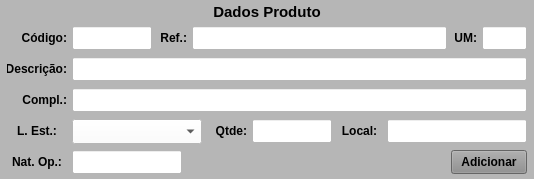
        <widget class="QWidget" name="widget_Cor2" native="true">
         <property name="minimumSize">
          <size>
           <width>0</width>
           <height>0</height>
          </size>
         </property>
         <property name="maximumSize">
          <size>
           <width>16777215</width>
           <height>16777215</height>
          </size>
         </property>
         <property name="styleSheet">
          <string notr="true">background-color: rgb(182, 182, 182);</string>
         </property>
         <layout class="QVBoxLayout" name="verticalLayout_8">
          <property name="spacing">
           <number>1</number>
          </property>
          <property name="leftMargin">
           <number>2</number>
          </property>
          <property name="topMargin">
           <number>2</number>
          </property>
          <property name="rightMargin">
           <number>2</number>
          </property>
          <property name="bottomMargin">
           <number>2</number>
          </property>
          <item>
           <widget class="QLabel" name="label_61">
            <property name="minimumSize">
             <size>
              <width>0</width>
              <height>20</height>
             </size>
            </property>
            <property name="maximumSize">
             <size>
              <width>16777215</width>
              <height>20</height>
             </size>
            </property>
            <property name="font">
             <font>
              <pointsize>11</pointsize>
              <weight>75</weight>
              <bold>true</bold>
             </font>
            </property>
            <property name="text">
             <string>Dados Produto</string>
            </property>
            <property name="alignment">
             <set>Qt::AlignCenter</set>
            </property>
           </widget>
          </item>
          <item>
           <widget class="QWidget" name="widget_39" native="true">
            <property name="minimumSize">
             <size>
              <width>0</width>
              <height>30</height>
             </size>
            </property>
            <property name="maximumSize">
             <size>
              <width>16777215</width>
              <height>30</height>
             </size>
            </property>
            <property name="styleSheet">
             <string notr="true"/>
            </property>
            <layout class="QHBoxLayout" name="horizontalLayout_7">
             <property name="spacing">
              <number>5</number>
             </property>
             <property name="leftMargin">
              <number>5</number>
             </property>
             <property name="topMargin">
              <number>3</number>
             </property>
             <property name="rightMargin">
              <number>5</number>
             </property>
             <property name="bottomMargin">
              <number>3</number>
             </property>
             <item>
              <widget class="QLabel" name="label_62">
               <property name="minimumSize">
                <size>
                 <width>60</width>
                 <height>0</height>
                </size>
               </property>
               <property name="maximumSize">
                <size>
                 <width>60</width>
                 <height>16777215</height>
                </size>
               </property>
               <property name="font">
                <font>
                 <pointsize>9</pointsize>
                 <weight>75</weight>
                 <bold>true</bold>
                </font>
               </property>
               <property name="text">
                <string>Código:</string>
               </property>
               <property name="alignment">
                <set>Qt::AlignRight|Qt::AlignTrailing|Qt::AlignVCenter</set>
               </property>
              </widget>
             </item>
             <item>
              <widget class="QLineEdit" name="line_Codigo">
               <property name="sizePolicy">
                <sizepolicy hsizetype="Preferred" vsizetype="Preferred">
                 <horstretch>0</horstretch>
                 <verstretch>0</verstretch>
                </sizepolicy>
               </property>
               <property name="minimumSize">
                <size>
                 <width>60</width>
                 <height>0</height>
                </size>
               </property>
               <property name="maximumSize">
                <size>
                 <width>80</width>
                 <height>16777215</height>
                </size>
               </property>
               <property name="font">
                <font>
                 <pointsize>9</pointsize>
                </font>
               </property>
               <property name="styleSheet">
                <string notr="true">background-color: rgb(255, 255, 255);</string>
               </property>
               <property name="alignment">
                <set>Qt::AlignCenter</set>
               </property>
              </widget>
             </item>
             <item>
              <widget class="QLabel" name="label_63">
               <property name="minimumSize">
                <size>
                 <width>30</width>
                 <height>0</height>
                </size>
               </property>
               <property name="maximumSize">
                <size>
                 <width>30</width>
                 <height>16777215</height>
                </size>
               </property>
               <property name="font">
                <font>
                 <pointsize>9</pointsize>
                 <weight>75</weight>
                 <bold>true</bold>
                </font>
               </property>
               <property name="text">
                <string>Ref.:</string>
               </property>
               <property name="alignment">
                <set>Qt::AlignRight|Qt::AlignTrailing|Qt::AlignVCenter</set>
               </property>
              </widget>
             </item>
             <item>
              <widget class="QLineEdit" name="line_Referencia">
               <property name="sizePolicy">
                <sizepolicy hsizetype="Preferred" vsizetype="Preferred">
                 <horstretch>0</horstretch>
                 <verstretch>0</verstretch>
                </sizepolicy>
               </property>
               <property name="minimumSize">
                <size>
                 <width>0</width>
                 <height>0</height>
                </size>
               </property>
               <property name="maximumSize">
                <size>
                 <width>16777215</width>
                 <height>16777215</height>
                </size>
               </property>
               <property name="font">
                <font>
                 <pointsize>9</pointsize>
                </font>
               </property>
               <property name="cursor">
                <cursorShape>IBeamCursor</cursorShape>
               </property>
               <property name="styleSheet">
                <string notr="true">background-color: rgb(255, 255, 255);</string>
               </property>
               <property name="inputMask">
                <string/>
               </property>
               <property name="text">
                <string/>
               </property>
               <property name="maxLength">
                <number>20</number>
               </property>
               <property name="frame">
                <bool>true</bool>
               </property>
               <property name="echoMode">
                <enum>QLineEdit::Normal</enum>
               </property>
               <property name="alignment">
                <set>Qt::AlignLeading|Qt::AlignLeft|Qt::AlignVCenter</set>
               </property>
              </widget>
             </item>
             <item>
              <widget class="QLabel" name="label_30">
               <property name="maximumSize">
                <size>
                 <width>25</width>
                 <height>16777215</height>
                </size>
               </property>
               <property name="font">
                <font>
                 <pointsize>9</pointsize>
                 <weight>75</weight>
                 <bold>true</bold>
                </font>
               </property>
               <property name="text">
                <string>UM:</string>
               </property>
               <property name="alignment">
                <set>Qt::AlignRight|Qt::AlignTrailing|Qt::AlignVCenter</set>
               </property>
              </widget>
             </item>
             <item>
              <widget class="QLineEdit" name="line_UM">
               <property name="sizePolicy">
                <sizepolicy hsizetype="Preferred" vsizetype="Preferred">
                 <horstretch>0</horstretch>
                 <verstretch>0</verstretch>
                </sizepolicy>
               </property>
               <property name="minimumSize">
                <size>
                 <width>45</width>
                 <height>0</height>
                </size>
               </property>
               <property name="maximumSize">
                <size>
                 <width>45</width>
                 <height>16777215</height>
                </size>
               </property>
               <property name="font">
                <font>
                 <pointsize>9</pointsize>
                </font>
               </property>
               <property name="styleSheet">
                <string notr="true">background-color: rgb(255, 255, 255);</string>
               </property>
               <property name="alignment">
                <set>Qt::AlignCenter</set>
               </property>
              </widget>
             </item>
            </layout>
           </widget>
          </item>
          <item>
           <widget class="QWidget" name="widget_22" native="true">
            <property name="minimumSize">
             <size>
              <width>0</width>
              <height>30</height>
             </size>
            </property>
            <property name="maximumSize">
             <size>
              <width>16777215</width>
              <height>30</height>
             </size>
            </property>
            <property name="styleSheet">
             <string notr="true"/>
            </property>
            <layout class="QHBoxLayout" name="horizontalLayout_26">
             <property name="spacing">
              <number>5</number>
             </property>
             <property name="leftMargin">
              <number>5</number>
             </property>
             <property name="topMargin">
              <number>3</number>
             </property>
             <property name="rightMargin">
              <number>5</number>
             </property>
             <property name="bottomMargin">
              <number>3</number>
             </property>
             <item>
              <widget class="QLabel" name="label_64">
               <property name="minimumSize">
                <size>
                 <width>60</width>
                 <height>0</height>
                </size>
               </property>
               <property name="maximumSize">
                <size>
                 <width>60</width>
                 <height>16777215</height>
                </size>
               </property>
               <property name="font">
                <font>
                 <pointsize>9</pointsize>
                 <weight>75</weight>
                 <bold>true</bold>
                </font>
               </property>
               <property name="text">
                <string>Descrição:</string>
               </property>
               <property name="alignment">
                <set>Qt::AlignRight|Qt::AlignTrailing|Qt::AlignVCenter</set>
               </property>
              </widget>
             </item>
             <item>
              <widget class="QLineEdit" name="line_Descricao">
               <property name="sizePolicy">
                <sizepolicy hsizetype="Preferred" vsizetype="Preferred">
                 <horstretch>0</horstretch>
                 <verstretch>0</verstretch>
                </sizepolicy>
               </property>
               <property name="minimumSize">
                <size>
                 <width>0</width>
                 <height>0</height>
                </size>
               </property>
               <property name="maximumSize">
                <size>
                 <width>16777215</width>
                 <height>16777215</height>
                </size>
               </property>
               <property name="font">
                <font>
                 <pointsize>9</pointsize>
                </font>
               </property>
               <property name="styleSheet">
                <string notr="true">background-color: rgb(255, 255, 255);</string>
               </property>
               <property name="alignment">
                <set>Qt::AlignLeading|Qt::AlignLeft|Qt::AlignVCenter</set>
               </property>
              </widget>
             </item>
            </layout>
           </widget>
          </item>
          <item>
           <widget class="QWidget" name="widget_21" native="true">
            <property name="minimumSize">
             <size>
              <width>0</width>
              <height>30</height>
             </size>
            </property>
            <property name="maximumSize">
             <size>
              <width>16777215</width>
              <height>30</height>
             </size>
            </property>
            <property name="styleSheet">
             <string notr="true"/>
            </property>
            <layout class="QHBoxLayout" name="horizontalLayout_24">
             <property name="spacing">
              <number>5</number>
             </property>
             <property name="leftMargin">
              <number>5</number>
             </property>
             <property name="topMargin">
              <number>3</number>
             </property>
             <property name="rightMargin">
              <number>5</number>
             </property>
             <property name="bottomMargin">
              <number>3</number>
             </property>
             <item>
              <widget class="QLabel" name="label_65">
               <property name="minimumSize">
                <size>
                 <width>60</width>
                 <height>0</height>
                </size>
               </property>
               <property name="maximumSize">
                <size>
                 <width>60</width>
                 <height>16777215</height>
                </size>
               </property>
               <property name="font">
                <font>
                 <pointsize>9</pointsize>
                 <weight>75</weight>
                 <bold>true</bold>
                </font>
               </property>
               <property name="text">
                <string>Compl.:</string>
               </property>
               <property name="alignment">
                <set>Qt::AlignRight|Qt::AlignTrailing|Qt::AlignVCenter</set>
               </property>
              </widget>
             </item>
             <item>
              <widget class="QLineEdit" name="line_Compl">
               <property name="sizePolicy">
                <sizepolicy hsizetype="Preferred" vsizetype="Preferred">
                 <horstretch>0</horstretch>
                 <verstretch>0</verstretch>
                </sizepolicy>
               </property>
               <property name="minimumSize">
                <size>
                 <width>0</width>
                 <height>0</height>
                </size>
               </property>
               <property name="maximumSize">
                <size>
                 <width>16777215</width>
                 <height>16777215</height>
                </size>
               </property>
               <property name="font">
                <font>
                 <pointsize>9</pointsize>
                </font>
               </property>
               <property name="styleSheet">
                <string notr="true">background-color: rgb(255, 255, 255);</string>
               </property>
               <property name="alignment">
                <set>Qt::AlignLeading|Qt::AlignLeft|Qt::AlignVCenter</set>
               </property>
              </widget>
             </item>
            </layout>
           </widget>
          </item>
          <item>
           <widget class="QWidget" name="widget_29" native="true">
            <property name="minimumSize">
             <size>
              <width>0</width>
              <height>30</height>
             </size>
            </property>
            <property name="maximumSize">
             <size>
              <width>16777215</width>
              <height>30</height>
             </size>
            </property>
            <property name="styleSheet">
             <string notr="true"/>
            </property>
            <layout class="QHBoxLayout" name="horizontalLayout_27">
             <property name="spacing">
              <number>5</number>
             </property>
             <property name="leftMargin">
              <number>5</number>
             </property>
             <property name="topMargin">
              <number>3</number>
             </property>
             <property name="rightMargin">
              <number>5</number>
             </property>
             <property name="bottomMargin">
              <number>3</number>
             </property>
             <item>
              <widget class="QLabel" name="label_34">
               <property name="minimumSize">
                <size>
                 <width>60</width>
                 <height>0</height>
                </size>
               </property>
               <property name="maximumSize">
                <size>
                 <width>60</width>
                 <height>16777215</height>
                </size>
               </property>
               <property name="font">
                <font>
                 <pointsize>9</pointsize>
                 <weight>75</weight>
                 <bold>true</bold>
                </font>
               </property>
               <property name="text">
                <string>L. Est.:</string>
               </property>
               <property name="alignment">
                <set>Qt::AlignCenter</set>
               </property>
              </widget>
             </item>
             <item>
              <widget class="QComboBox" name="combo_Local_Estoque">
               <property name="sizePolicy">
                <sizepolicy hsizetype="Preferred" vsizetype="Preferred">
                 <horstretch>0</horstretch>
                 <verstretch>0</verstretch>
                </sizepolicy>
               </property>
               <property name="minimumSize">
                <size>
                 <width>130</width>
                 <height>25</height>
                </size>
               </property>
               <property name="maximumSize">
                <size>
                 <width>16777215</width>
                 <height>25</height>
                </size>
               </property>
               <property name="font">
                <font>
                 <pointsize>9</pointsize>
                </font>
               </property>
               <property name="styleSheet">
                <string notr="true">background-color: rgb(255, 255, 255);</string>
               </property>
               <item>
                <property name="text">
                 <string/>
                </property>
               </item>
              </widget>
             </item>
             <item>
              <widget class="QLabel" name="label_41">
               <property name="minimumSize">
                <size>
                 <width>40</width>
                 <height>0</height>
                </size>
               </property>
               <property name="maximumSize">
                <size>
                 <width>40</width>
                 <height>16777215</height>
                </size>
               </property>
               <property name="font">
                <font>
                 <pointsize>9</pointsize>
                 <weight>75</weight>
                 <bold>true</bold>
                </font>
               </property>
               <property name="text">
                <string>Qtde:</string>
               </property>
               <property name="alignment">
                <set>Qt::AlignRight|Qt::AlignTrailing|Qt::AlignVCenter</set>
               </property>
              </widget>
             </item>
             <item>
              <widget class="QLineEdit" name="line_Qtde">
               <property name="sizePolicy">
                <sizepolicy hsizetype="Preferred" vsizetype="Preferred">
                 <horstretch>0</horstretch>
                 <verstretch>0</verstretch>
                </sizepolicy>
               </property>
               <property name="minimumSize">
                <size>
                 <width>80</width>
                 <height>0</height>
                </size>
               </property>
               <property name="maximumSize">
                <size>
                 <width>80</width>
                 <height>16777215</height>
                </size>
               </property>
               <property name="font">
                <font>
                 <pointsize>9</pointsize>
                </font>
               </property>
               <property name="cursor">
                <cursorShape>IBeamCursor</cursorShape>
               </property>
               <property name="styleSheet">
                <string notr="true">background-color: rgb(255, 255, 255);</string>
               </property>
               <property name="inputMask">
                <string/>
               </property>
               <property name="text">
                <string/>
               </property>
               <property name="frame">
                <bool>true</bool>
               </property>
               <property name="echoMode">
                <enum>QLineEdit::Normal</enum>
               </property>
               <property name="alignment">
                <set>Qt::AlignCenter</set>
               </property>
              </widget>
             </item>
             <item>
              <widget class="QLabel" name="label_44">
               <property name="minimumSize">
                <size>
                 <width>45</width>
                 <height>0</height>
                </size>
               </property>
               <property name="maximumSize">
                <size>
                 <width>45</width>
                 <height>16777215</height>
                </size>
               </property>
               <property name="font">
                <font>
                 <pointsize>9</pointsize>
                 <weight>75</weight>
                 <bold>true</bold>
                </font>
               </property>
               <property name="text">
                <string>Local:</string>
               </property>
               <property name="alignment">
                <set>Qt::AlignCenter</set>
               </property>
              </widget>
             </item>
             <item>
              <widget class="QLineEdit" name="line_Local">
               <property name="sizePolicy">
                <sizepolicy hsizetype="Preferred" vsizetype="Preferred">
                 <horstretch>0</horstretch>
                 <verstretch>0</verstretch>
                </sizepolicy>
               </property>
               <property name="minimumSize">
                <size>
                 <width>140</width>
                 <height>0</height>
                </size>
               </property>
               <property name="maximumSize">
                <size>
                 <width>200</width>
                 <height>16777215</height>
                </size>
               </property>
               <property name="font">
                <font>
                 <pointsize>9</pointsize>
                </font>
               </property>
               <property name="cursor">
                <cursorShape>IBeamCursor</cursorShape>
               </property>
               <property name="styleSheet">
                <string notr="true">background-color: rgb(255, 255, 255);</string>
               </property>
               <property name="inputMask">
                <string/>
               </property>
               <property name="text">
                <string/>
               </property>
               <property name="maxLength">
                <number>30</number>
               </property>
               <property name="frame">
                <bool>true</bool>
               </property>
               <property name="echoMode">
                <enum>QLineEdit::Normal</enum>
               </property>
               <property name="alignment">
                <set>Qt::AlignCenter</set>
               </property>
              </widget>
             </item>
            </layout>
           </widget>
          </item>
          <item>
           <widget class="QWidget" name="widget_32" native="true">
            <property name="minimumSize">
             <size>
              <width>0</width>
              <height>30</height>
             </size>
            </property>
            <property name="maximumSize">
             <size>
              <width>16777215</width>
              <height>30</height>
             </size>
            </property>
            <property name="styleSheet">
             <string notr="true"/>
            </property>
            <layout class="QHBoxLayout" name="horizontalLayout_30">
             <property name="spacing">
              <number>5</number>
             </property>
             <property name="leftMargin">
              <number>5</number>
             </property>
             <property name="topMargin">
              <number>3</number>
             </property>
             <property name="rightMargin">
              <number>5</number>
             </property>
             <property name="bottomMargin">
              <number>3</number>
             </property>
             <item>
              <widget class="QLabel" name="label_27">
               <property name="minimumSize">
                <size>
                 <width>60</width>
                 <height>0</height>
                </size>
               </property>
               <property name="maximumSize">
                <size>
                 <width>60</width>
                 <height>16777215</height>
                </size>
               </property>
               <property name="font">
                <font>
                 <pointsize>9</pointsize>
                 <weight>75</weight>
                 <bold>true</bold>
                </font>
               </property>
               <property name="text">
                <string>Nat. Op.:</string>
               </property>
               <property name="alignment">
                <set>Qt::AlignCenter</set>
               </property>
              </widget>
             </item>
             <item>
              <widget class="QLineEdit" name="line_Nat_Operacao">
               <property name="sizePolicy">
                <sizepolicy hsizetype="Preferred" vsizetype="Preferred">
                 <horstretch>0</horstretch>
                 <verstretch>0</verstretch>
                </sizepolicy>
               </property>
               <property name="minimumSize">
                <size>
                 <width>110</width>
                 <height>0</height>
                </size>
               </property>
               <property name="maximumSize">
                <size>
                 <width>110</width>
                 <height>16777215</height>
                </size>
               </property>
               <property name="font">
                <font>
                 <pointsize>9</pointsize>
                </font>
               </property>
               <property name="styleSheet">
                <string notr="true">background-color: rgb(255, 255, 255);</string>
               </property>
               <property name="alignment">
                <set>Qt::AlignCenter</set>
               </property>
              </widget>
             </item>
             <item>
              <widget class="QLabel" name="label_Natureza">
               <property name="font">
                <font>
                 <weight>75</weight>
                 <bold>true</bold>
                </font>
               </property>
               <property name="text">
                <string/>
               </property>
              </widget>
             </item>
             <item>
              <widget class="QLabel" name="label_3">
               <property name="text">
                <string/>
               </property>
              </widget>
             </item>
             <item>
              <widget class="QPushButton" name="btn_AdicionarProd">
               <property name="sizePolicy">
                <sizepolicy hsizetype="Preferred" vsizetype="Preferred">
                 <horstretch>0</horstretch>
                 <verstretch>0</verstretch>
                </sizepolicy>
               </property>
               <property name="minimumSize">
                <size>
                 <width>76</width>
                 <height>0</height>
                </size>
               </property>
               <property name="maximumSize">
                <size>
                 <width>76</width>
                 <height>16777215</height>
                </size>
               </property>
               <property name="font">
                <font>
                 <pointsize>9</pointsize>
                 <weight>75</weight>
                 <bold>true</bold>
                </font>
               </property>
               <property name="cursor">
                <cursorShape>PointingHandCursor</cursorShape>
               </property>
               <property name="layoutDirection">
                <enum>Qt::LeftToRight</enum>
               </property>
               <property name="autoFillBackground">
                <bool>false</bool>
               </property>
               <property name="styleSheet">
                <string notr="true">background-color: rgb(141, 141, 141);</string>
               </property>
               <property name="text">
                <string>Adicionar</string>
               </property>
               <property name="checkable">
                <bool>false</bool>
               </property>
               <property name="autoDefault">
                <bool>false</bool>
               </property>
               <property name="default">
                <bool>false</bool>
               </property>
               <property name="flat">
                <bool>false</bool>
               </property>
              </widget>
             </item>
            </layout>
           </widget>
          </item>
         </layout>
        </widget>
